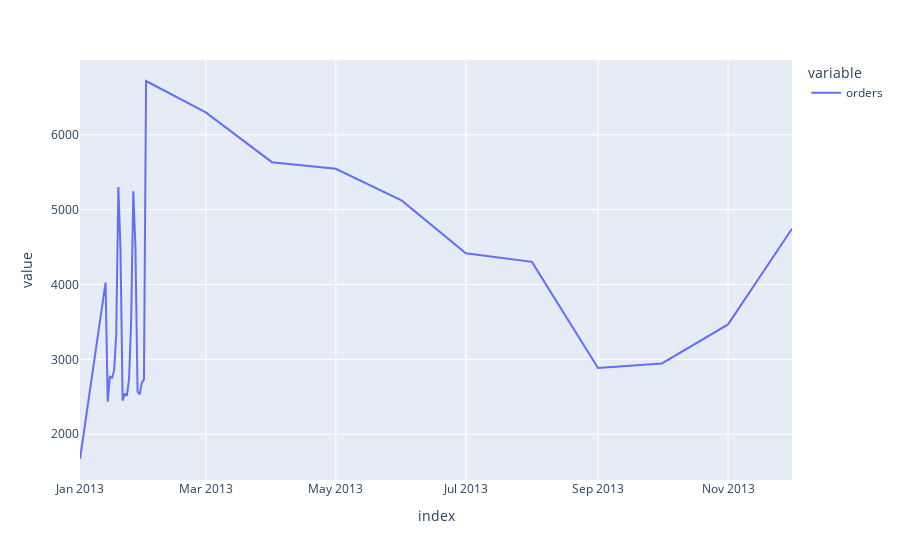

The cell this chart's notebook holds for it:
### Markdown cell above
#### Orders with date_block_num == 0

### Code cell
px.line(
    sales[sales.date_block_num.eq(0)]
    .date.value_counts()
    .sort_index()
    .to_frame("orders")
)

### Figure 1 — Plotly figure (JSON) as saved in the notebook; plotly's stock layout.template omitted (floating-point values rounded to 4 significant figures)
{"data": [{"hovertemplate": "variable=orders<br>index=%{x}<br>value=%{y}<extra></extra>", "legendgroup": "orders", "line": {"color": "#636efa", "dash": "solid"}, "mode": "lines", "name": "orders", "orientation": "v", "showlegend": true, "type": "scatter", "x": ["2013-01-01T00:00:00", "2013-01-13T00:00:00", "2013-01-14T00:00:00", "2013-01-15T00:00:00", "2013-01-16T00:00:00", "2013-01-17T00:00:00", "2013-01-18T00:00:00", "2013-01-19T00:00:00", "2013-01-20T00:00:00", "2013-01-21T00:00:00", "2013-01-22T00:00:00", "2013-01-23T00:00:00", "2013-01-24T00:00:00", "2013-01-25T00:00:00", "2013-01-26T00:00:00", "2013-01-27T00:00:00", "2013-01-28T00:00:00", "2013-01-29T00:00:00", "2013-01-30T00:00:00", "2013-01-31T00:00:00", "2013-02-01T00:00:00", "2013-03-01T00:00:00", "2013-04-01T00:00:00", "2013-05-01T00:00:00", "2013-06-01T00:00:00", "2013-07-01T00:00:00", "2013-08-01T00:00:00", "2013-09-01T00:00:00", "2013-10-01T00:00:00", "2013-11-01T00:00:00", "2013-12-01T00:00:00"], "xaxis": "x", "y": [1669, 4027, 2434, 2766, 2752, 2849, 3339, 5302, 4459, 2449, 2544, 2513, 2737, 3513, 5245, 4500, 2568, 2532, 2690, 2728, 6718, 6298, 5634, 5545, 5120, 4416, 4302, 2884, 2945, 3467, 4745], "yaxis": "y"}], "layout": {"legend": {"title": {"text": "variable"}, "tracegroupgap": 0}, "margin": {"t": 60}, "xaxis": {"anchor": "y", "domain": [0, 1], "title": {"text": "index"}}, "yaxis": {"anchor": "x", "domain": [0, 1], "title": {"text": "value"}}}}
